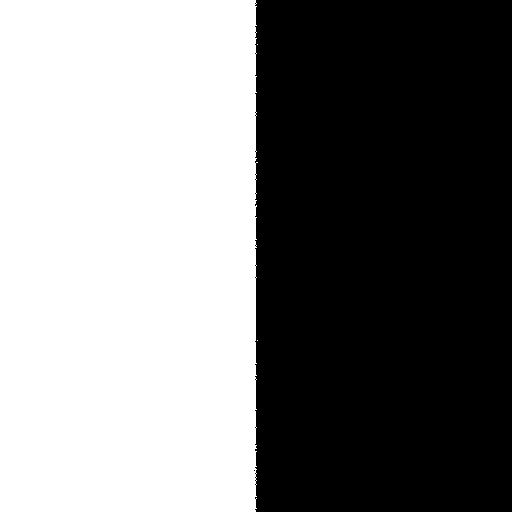
Frame 1 (no input)
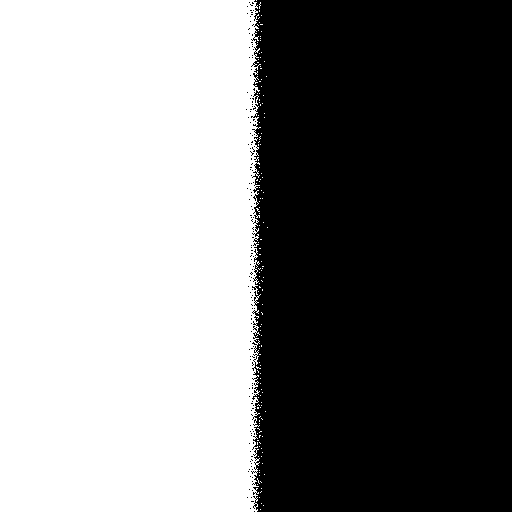
Frame 60 (the mouse pressed at the canvas centre just before this capture)
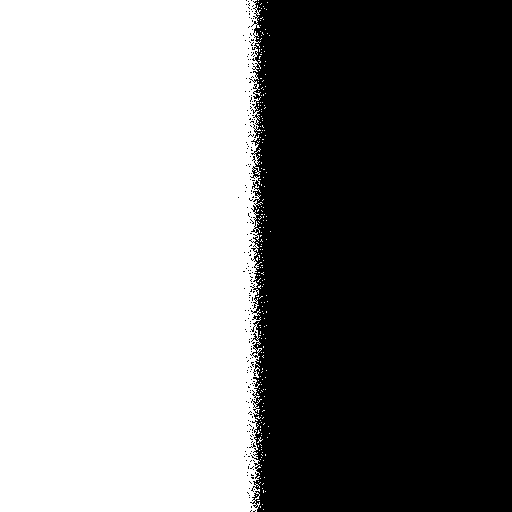
Frame 120 (the mouse held since frame 60 and released just before this capture)

The Processing sketch that drew these frames (run headless with seeded random() and noise(); from frame 60 on, the mouse is pressed at the canvas centre):

// Processing sketch: lattice_gas_automata
// ── lattice_gas_automata.pde
/*

Cellular Automata
In physics, you have a state of the universe and you have some rules to update the state.
In classical physics, the rules are always local (even in E&M, you can write things in terms of local fields).

If your goal is to write down a model which captures these simple principles, cellular automata are the simplest way to do this.
In cellular automata you have a bunch of grid points (say on a square or a honeycomb) and you have some local rules to update these cells.

Lattice Gas Automata

In a lattice gas automata, you have two colors (black and white). You can treat the black color as the gas and the white color as empty space.

Our state, then, is going to be where the gas and empty space is.

We will start with the right half of the system filled with gas and the left half empty (i.e. the right half is black and the left half is white).

The rule then is:

randomly select a site.
  
randomly select a neighbor.

swap the site and the neighbor (even if they are the same color).

You should use open boundary conditions (i.e. the top and the bottom don’t wrap).

You have to be a bit careful about the boundaries. You don’t want to access memory not in your array.
Write a Python code that does this and prints out snapshots configurations every so often.
Work on a 100 x 100 lattice.

Other interesting automatas:
The game of life
Turing Machines
One-dimensional automata (Rule 30 and 110)

Billiard Balls
You might wonder if Billiard Balls can also be universal computers.
In fact, they can. You can just make collisions of the billiard balls (with mirrors) act like gates.
See Margolus, N. H. (1988). Physics and computation (No. MIT/LCS/TR-415).

Interacting lattice gases automata
We can generalize our original lattice gas cellular automaton a bit by adding interactions between the atoms.
This gives us a more realistic model of a gas.
We can also look at how entropy increases in the interacting system and compare it with the entropy in the non-interacting system.

Cellular Automata for Fluids
Not only can cellular automata be used to model gases, they can also be used to model fluids.
By designing a cellular automaton with simple rules based on a cartoon model of molecular dynamics, you can obtain, from a non-microscopic viewpoint, dynamical behavior that mimics fluid flow.
A particular cellular automaton that does this is known at the lattice gas FHP model.
The sites of the automaton are arranged on a triangular lattice (with hexagonal symmetry) and each site has six possible states.

*/

import java.util.zip.Deflater;

CA ca;
boolean paused;
int iterations;

void setup() {
  size(512, 512);
  ca = new CA(width, height);
  paused = false;
  iterations = 50000;
}

void draw() {
  if (!paused) {
    for (int i = 0; i < iterations; i++)
      ca.update();
    
    calcEntropy();    
  }
  ca.draw();
}

void keyPressed() {
  if (key == 'r')
    ca.reset();
  else if (keyCode == ' ')
    paused = !paused;
}

/*

As the (non-interacting) system evolves, entropy goes up in the sense that we can't compress the input very well anymore.
The output becomes random over long periods of time, assuming we have a uniform random number generator.
This aligns with the second law of thermodynamics.

*/

void calcEntropy() {
  byte[] output = new byte[width*height*2];
  Deflater compresser = new Deflater();
  compresser.setInput(ca.state);
  compresser.finish();
  int outputLength = compresser.deflate(output);
  compresser.end();
  println("Entropy Estimate: " + outputLength*1.0/ca.state.length);
}

class CA {
  byte[] state;
  int width;
  int height;
  
  CA(int width, int height) {
    this.width = width;
    this.height = height;
    this.state = new byte[width * height];
    reset();
  }
  
  void reset() {
    for (int y = 0; y < height; y++) {
      for (int x = 0; x < width; x++) {
          if (x < width/2)
            state[y*width + x] = 0;
          else
            state[y*width + x] = 1;
      }
    }
  }
  
  void draw() {
    for (int y = 0; y < height; y++) {
      for (int x = 0; x < width; x++) {
        if (state[y*width + x] != 0)
          set(x, y, color(0, 0, 0));
        else
          set(x, y, color(255, 255, 255));
      }
    }
  }
  
  void update() {
    int x = (int)random(width);
    int y = (int)random(height);
    int nx = x + round(random(-1, 1));
    int ny = y + round(random(-1, 1));
    if (nx < 0 || ny < 0 || nx >= width || ny >= height)
      return;

    int i = y*width + x;
    int j = ny*width + nx;
    
    var temp = state[i];
    state[i] = state[j];
    state[j] = temp;
  }
}
